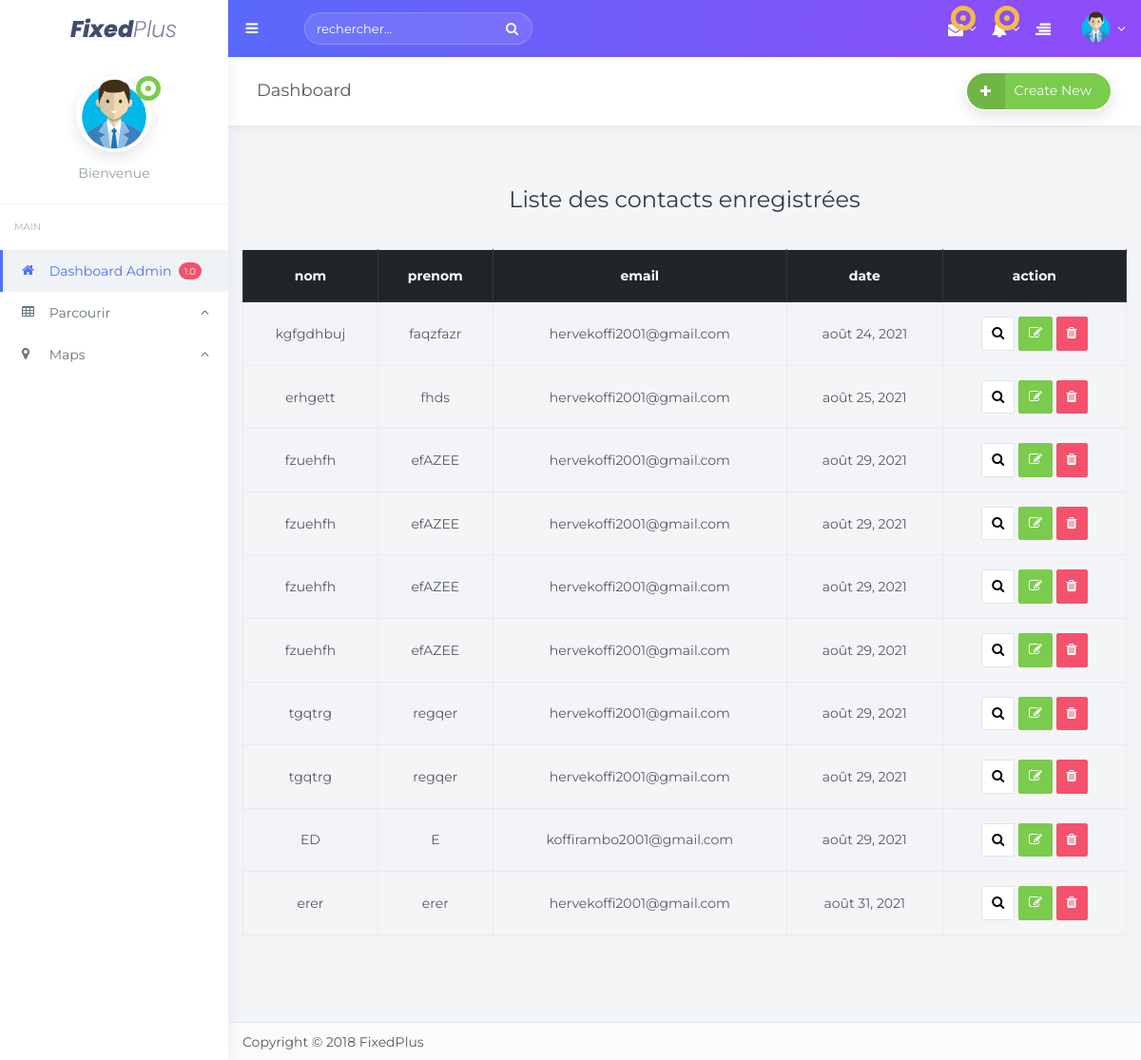
The app's page /pageadmin2/, older data.
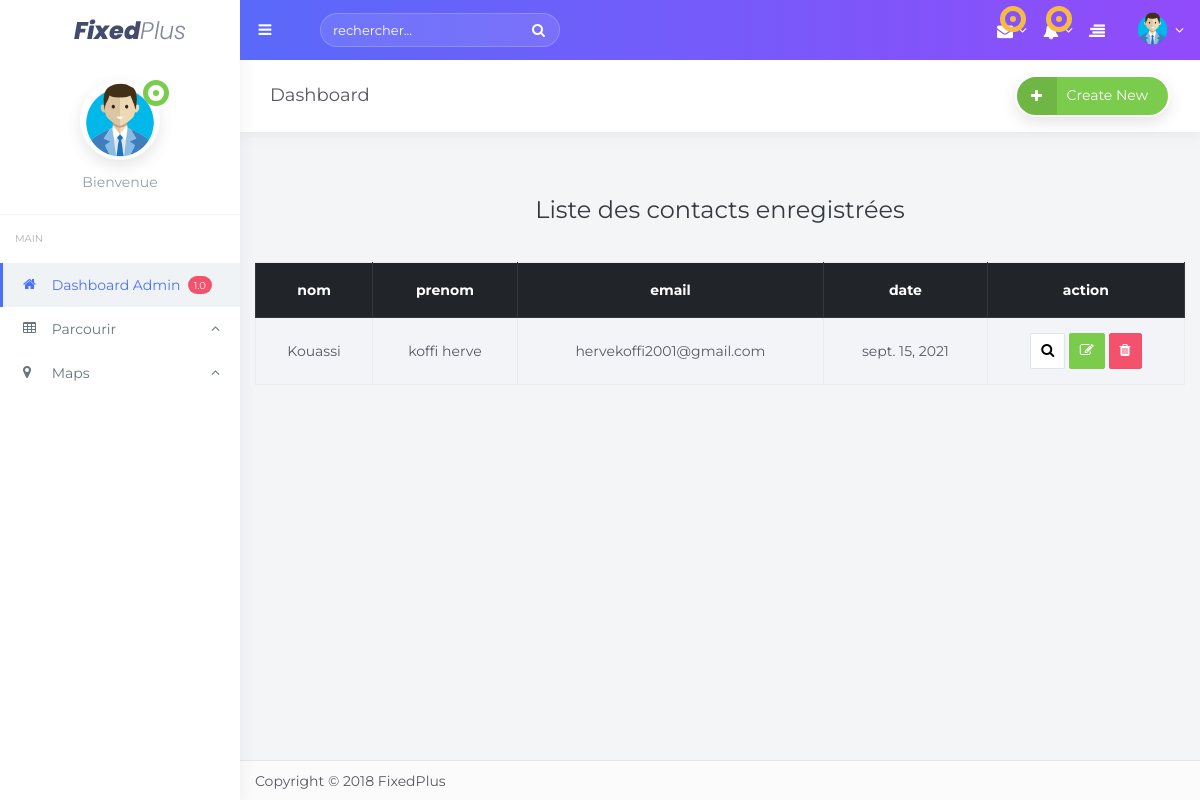
The same page, newer data.
### tchat/models.py (models this page shows)
class Contact(models.Model):
    nom=models.CharField(max_length=50)
    prenoms=models.CharField(max_length=50)
    email=models.EmailField()
    motdepass=models.CharField(max_length=8)
    localisation=models.CharField(max_length=50)
    gps=models.CharField(max_length=50)
    date = models.DateField(auto_now_add=True, null=True, blank=True, editable=False)

### tchat/views.py (the view)
# urls.py: path('pageadmin2/',adminView2,name ="adminView2"),
def adminView2(request):
       contacts = Contact.objects.all()
       context= {"contacts" :contacts}
       return render(request,"pageadmin2.html",context)

### tchat/templates/pageadmin2.html (shortened to what this page needs)
{% extends 'base3.html'%}
{% block content %}
{% load static %}
  <div class="row">
  <div class="text-dark text-center" style="padding:10px; margin:0;font-size:20px;width:100%;">&nbsp; <h2>Liste des contacts enregistrées</h2></div>
  <div style="clear:both; height: 20px">&nbsp;</div>
  <table id="table" class="table table-striped table-bordered table-white" style="width:100%;">
    <thead class="thead-dark">
    <tr class="text-center">
      <th>nom</th>
      <th>prenom</th>
      <th>email</th>
      <th>date</th>
      <th>action</th>
    </tr>
    </thead>
    <tbody>
      {% for contact in contacts %}
      <tr class="text-center">
        <td>{{contact.nom}}</td>
        <td>{{contact.prenoms}}</td>
        <td>{{contact.email}}</td>
        <td>{{contact.date}}</td>
        <td class="text-center">
        <button type="button" class="btn btn-sm btn-default"><i class="fa fa-search"></i></button>
				<button type="button" class="btn btn-sm btn-success"><i class="fa fa-edit"></i></button>
        <button type="button" class="btn btn-sm btn-danger"><i class="fa fa-trash"></i></button>
        </td>
      </tr>
      {% endfor %}
  </table>
  </div>
<div style="clear:both; height: 85px">&nbsp;</div>
{% endblock content %}

Row changes from the older to the newer data that the page shows:
removed Contact: nom "kgfgdhbuj", prenoms "faqzfazr", email "hervekoffi2001@gmail.com", date "août 24, 2021"
removed Contact: nom "erhgett", prenoms "fhds", email "hervekoffi2001@gmail.com", date "août 25, 2021"
removed Contact: nom "fzuehfh", prenoms "efAZEE", email "hervekoffi2001@gmail.com", date "août 29, 2021"
removed Contact: nom "fzuehfh", prenoms "efAZEE", email "hervekoffi2001@gmail.com", date "août 29, 2021"
removed Contact: nom "fzuehfh", prenoms "efAZEE", email "hervekoffi2001@gmail.com", date "août 29, 2021"
removed Contact: nom "fzuehfh", prenoms "efAZEE", email "hervekoffi2001@gmail.com", date "août 29, 2021"
removed Contact: nom "tgqtrg", prenoms "regqer", email "hervekoffi2001@gmail.com", date "août 29, 2021"
removed Contact: nom "tgqtrg", prenoms "regqer", email "hervekoffi2001@gmail.com", date "août 29, 2021"
removed Contact: nom "ED", prenoms "E", email "koffirambo2001@gmail.com", date "août 29, 2021"
removed Contact: nom "erer", prenoms "erer", email "hervekoffi2001@gmail.com", date "août 31, 2021"
added Contact: nom "Kouassi", prenoms "koffi herve", email "hervekoffi2001@gmail.com", date "sept. 15, 2021"
